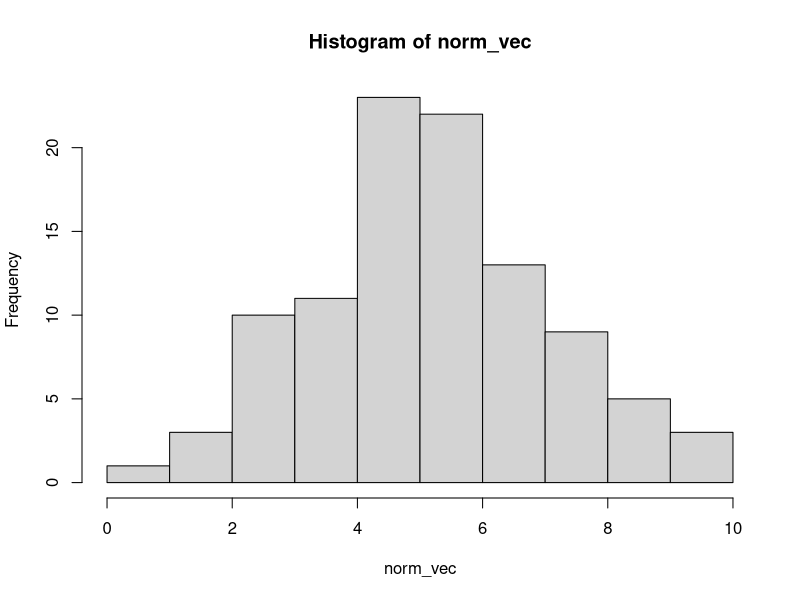
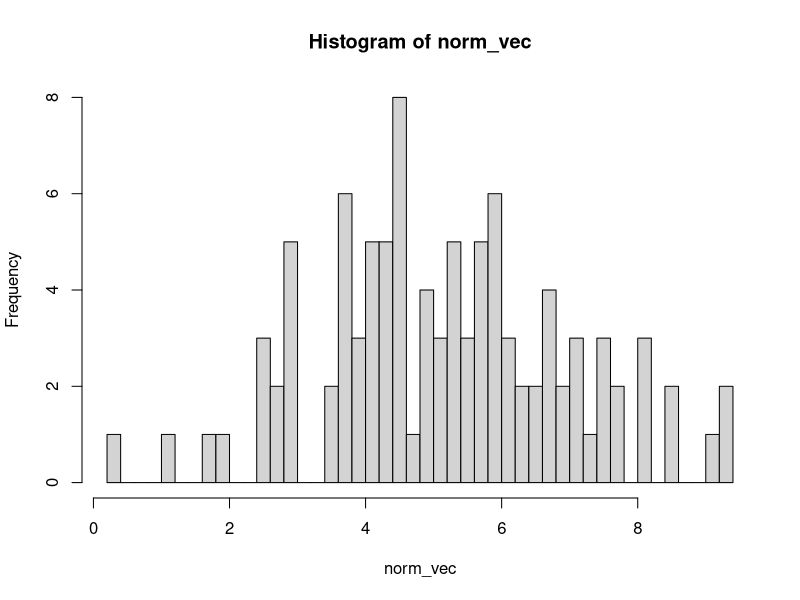
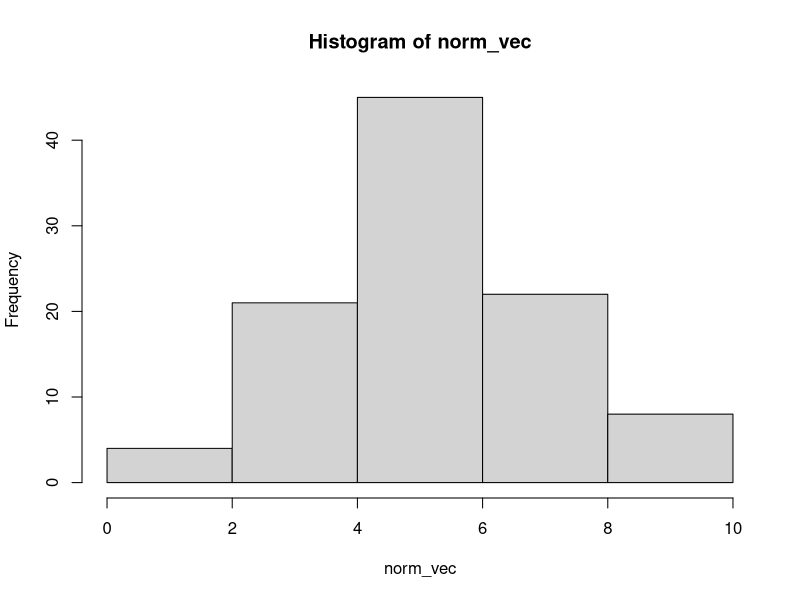

Write the R code that produced these figures, in order.
## ---- chunk 1
knitr::opts_chunk$set(echo = TRUE)
## ---- chunk 2
set.seed(123)
norm_vec <- rnorm(100, 5, 2)
## ---- chunk 3
hist(norm_vec)
## ---- chunk 4
hist(norm_vec, breaks = 40)
## ---- chunk 5
hist(norm_vec, breaks = 5)
